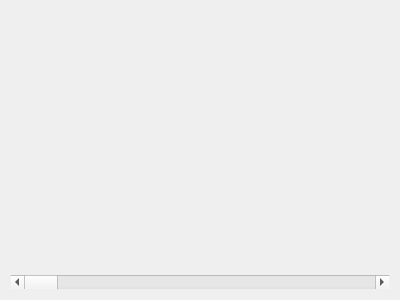
<?xml version="1.0" encoding="UTF-8"?>
<ui version="4.0">
 <class>QLineChart_ScrollBar</class>
 <widget class="QWidget" name="QLineChart_ScrollBar">
  <property name="geometry">
   <rect>
    <x>0</x>
    <y>0</y>
    <width>400</width>
    <height>300</height>
   </rect>
  </property>
  <property name="windowTitle">
   <string>Form</string>
  </property>
  <layout class="QVBoxLayout" name="verticalLayout">
   <item>
    <widget class="QWidget" name="LC" native="true"/>
   </item>
   <item>
    <widget class="QScrollBar" name="horizontalScrollBar">
     <property name="orientation">
      <enum>Qt::Horizontal</enum>
     </property>
    </widget>
   </item>
  </layout>
 </widget>
 <resources/>
 <connections/>
</ui>
